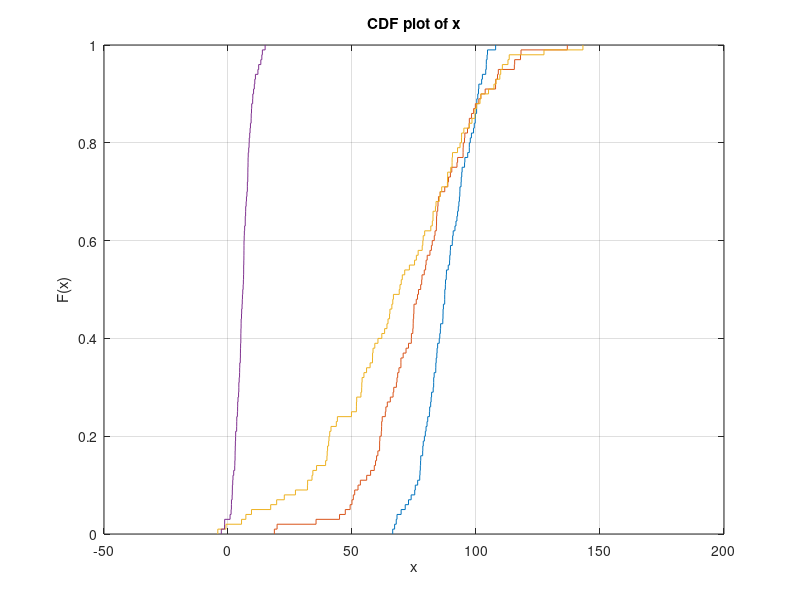

Write the MATLAB code that produced this figure.

mu = 90;

stev = 10;

n = 100;

d = [];

for w=1:n
    d = [d, normrnd(mu,stev)];
end

mu = 80;

stev = 20;

n = 100;

d2 = [];

for w=1:n
    d2 = [d2, normrnd(mu,stev)];
end

mu = 70;

stev = 30;

n = 100;

d3 = [];

for w=1:n
    d3 = [d3, normrnd(mu,stev)];
end

mu = 6;

stev = 3;

n = 100;

d4 = [];

for w=1:n
    d4 = [d4, normrnd(mu,stev)];
end


figure;
cdfplot(d);
hold on;
cdfplot(d2);
hold on;
cdfplot(d3);
hold on;
cdfplot(d4);
